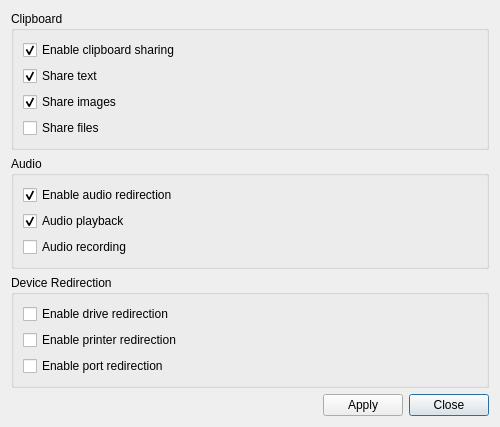
<?xml version="1.0" encoding="UTF-8"?>
<ui version="4.0">
 <class>VirtualChannelDialog</class>
 <widget class="QDialog" name="VirtualChannelDialog">
  <property name="geometry">
   <rect>
    <x>0</x>
    <y>0</y>
    <width>500</width>
    <height>400</height>
   </rect>
  </property>
  <property name="windowTitle">
   <string>Virtual Channels</string>
  </property>
  <property name="modal">
   <bool>false</bool>
  </property>
  <layout class="QVBoxLayout" name="verticalLayout">
   <item>
    <widget class="QGroupBox" name="groupBoxClipboard">
     <property name="title">
      <string>Clipboard</string>
     </property>
     <layout class="QVBoxLayout" name="verticalLayout_2">
      <item>
       <widget class="QCheckBox" name="enableClipboardCheckBox">
        <property name="text">
         <string>Enable clipboard sharing</string>
        </property>
        <property name="checked">
         <bool>true</bool>
        </property>
       </widget>
      </item>
      <item>
       <widget class="QCheckBox" name="clipboardTextCheckBox">
        <property name="text">
         <string>Share text</string>
        </property>
        <property name="checked">
         <bool>true</bool>
        </property>
       </widget>
      </item>
      <item>
       <widget class="QCheckBox" name="clipboardImageCheckBox">
        <property name="text">
         <string>Share images</string>
        </property>
        <property name="checked">
         <bool>true</bool>
        </property>
       </widget>
      </item>
      <item>
       <widget class="QCheckBox" name="clipboardFileCheckBox">
        <property name="text">
         <string>Share files</string>
        </property>
       </widget>
      </item>
     </layout>
    </widget>
   </item>
   <item>
    <widget class="QGroupBox" name="groupBoxAudio">
     <property name="title">
      <string>Audio</string>
     </property>
     <layout class="QVBoxLayout" name="verticalLayout_3">
      <item>
       <widget class="QCheckBox" name="enableAudioCheckBox">
        <property name="text">
         <string>Enable audio redirection</string>
        </property>
        <property name="checked">
         <bool>true</bool>
        </property>
       </widget>
      </item>
      <item>
       <widget class="QCheckBox" name="audioPlaybackCheckBox">
        <property name="text">
         <string>Audio playback</string>
        </property>
        <property name="checked">
         <bool>true</bool>
        </property>
       </widget>
      </item>
      <item>
       <widget class="QCheckBox" name="audioRecordingCheckBox">
        <property name="text">
         <string>Audio recording</string>
        </property>
       </widget>
      </item>
     </layout>
    </widget>
   </item>
   <item>
    <widget class="QGroupBox" name="groupBoxDevices">
     <property name="title">
      <string>Device Redirection</string>
     </property>
     <layout class="QVBoxLayout" name="verticalLayout_4">
      <item>
       <widget class="QCheckBox" name="enableDriveRedirectionCheckBox">
        <property name="text">
         <string>Enable drive redirection</string>
        </property>
       </widget>
      </item>
      <item>
       <widget class="QCheckBox" name="enablePrinterRedirectionCheckBox">
        <property name="text">
         <string>Enable printer redirection</string>
        </property>
       </widget>
      </item>
      <item>
       <widget class="QCheckBox" name="enablePortRedirectionCheckBox">
        <property name="text">
         <string>Enable port redirection</string>
        </property>
       </widget>
      </item>
     </layout>
    </widget>
   </item>
   <item>
    <layout class="QHBoxLayout" name="horizontalLayout">
     <item>
      <spacer name="horizontalSpacer">
       <property name="orientation">
        <enum>Qt::Horizontal</enum>
       </property>
       <property name="sizeHint" stdset="0">
        <size>
         <width>40</width>
         <height>20</height>
        </size>
       </property>
      </spacer>
     </item>
     <item>
      <widget class="QPushButton" name="applyButton">
       <property name="text">
        <string>Apply</string>
       </property>
      </widget>
     </item>
     <item>
      <widget class="QPushButton" name="closeButton">
       <property name="text">
        <string>Close</string>
       </property>
       <property name="default">
        <bool>true</bool>
       </property>
      </widget>
     </item>
    </layout>
   </item>
  </layout>
 </widget>
 <resources/>
 <connections/>
</ui> 
